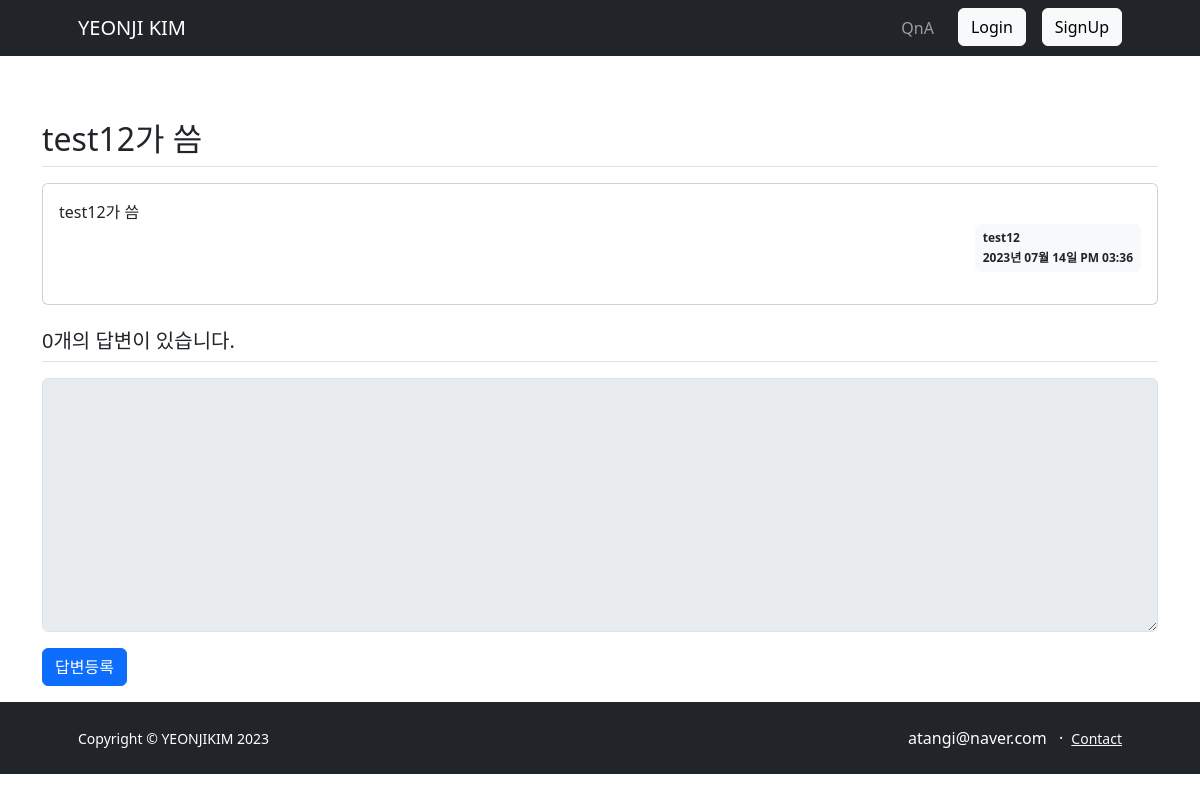
/question/detail/111/, run on an earlier commit of the app's database.
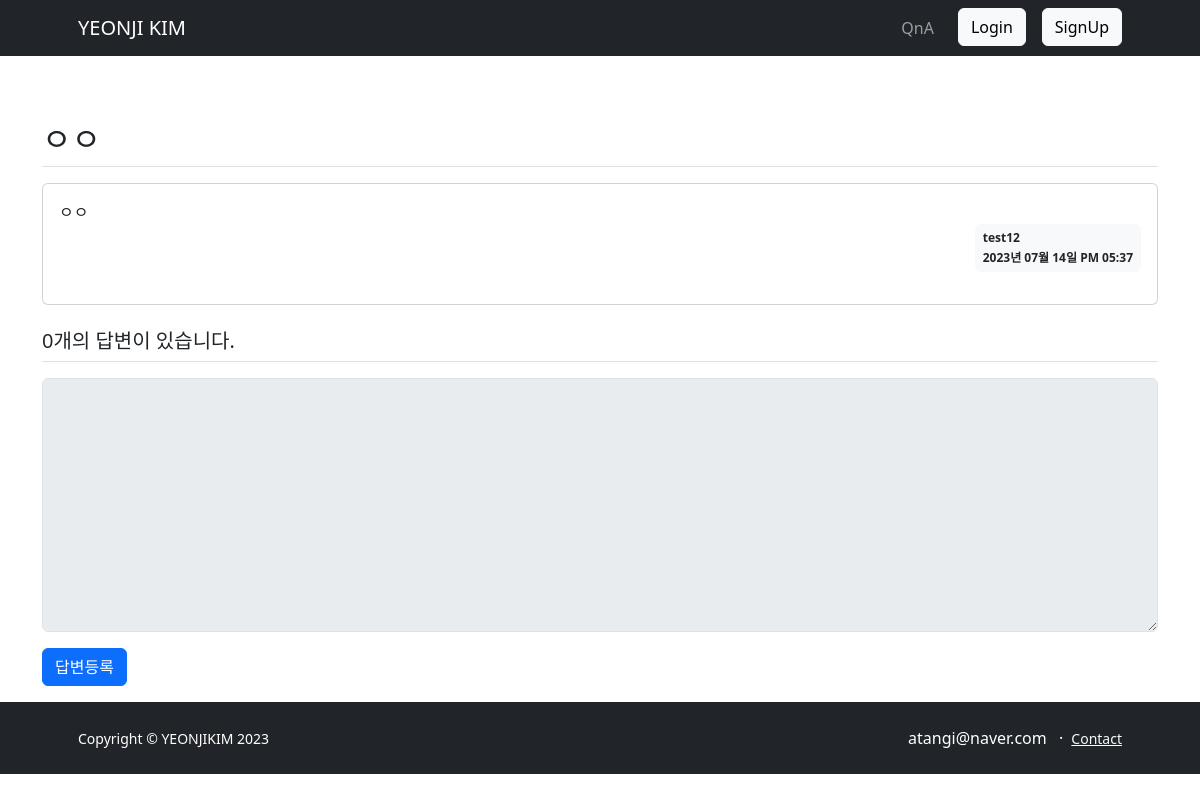
And on a later commit of the database.
### app/models.py (models this page shows)
class Question(db.Model):
    id = db.Column(db.Integer, primary_key=True)
    subject = db.Column(db.String(200), nullable=False)
    content = db.Column(db.Text(), nullable=False)
    create_date = db.Column(db.DateTime(), nullable=False)
    user_id = db.Column(db.Integer, db.ForeignKey('user.id', ondelete="CASCADE"), nullable=False)
    user = db.relationship('User', backref=db.backref('question_set'))

class User(db.Model):
    id =db.Column(db.Integer, primary_key=True)
    username = db.Column(db.String(50), unique=True, nullable=False)
    password = db.Column(db.String(50), nullable=False)
    email = db.Column(db.String(100), unique=True, nullable=False)

### app/views/question_views.py (the view)
@question.route('/detail/<int:question_id>/')
def detail(question_id):
    form = AnswerForm()
    question = Question.query.get_or_404(question_id)
    return render_template('question/question_detail.html', question=question, form=form)

### app/forms.py
class AnswerForm(FlaskForm):
    content = TextAreaField('답변 내용', validators=[DataRequired()])

### app/filter.py (called while the page is built)
def format_datetime(value, fmt='%Y년 %m월 %d일 %p %I:%M'):
    return value.strftime(fmt)

### app/views/auth_views.py (called while the page is built)
@auth.before_app_request
def load_logged_in_user():
    user_id = session.get('user_id')
    if user_id is None:
        g.user = None
    else:
        g.user = User.query.get(user_id)

### app/templates/question/question_detail.html (shortened to what this page needs)
{% extends 'base.html' %}
{% block content %}
<div class="container my-3">
    <h2 class="border-bottom py-2">{{ question.subject }}</h2>
    <div class="card my-3">
        <div class="card-body">
            <div class="card-text" style="white-space: pre-line;">{{ question.content }}</div>
            <div class="d-flex justify-content-end">
            <div class="badge bg-light text-dark p-2 text-start">
                <div class="mb-2">{{ question.user.username }}</div>
                <div>{{ question.create_date|date_time }}</div>
            </div>
        </div>
        </div>
    </div>
    <h5 class="border-bottom my-3 py-2">{{ question.answer_set|length }}개의 답변이 있습니다.</h5>
    <form action="{{ url_for('answer.create', question_id=question.id) }}" method="post" class="my-3">
        <div class="mb-3">
            <textarea {% if not g.user %}disabled{% endif %} name="content" id="content" class="form-control" rows="10"></textarea>
        </div>
        <input type="submit" value="답변등록" class="btn btn-primary">
    </form>
</div>
{% endblock %}

### app/templates/base.html (shortened to what this page needs)
<!DOCTYPE html>
<html lang="en">
<head>
    <link href="https://cdn.jsdelivr.net/npm/bootstrap@5.3.0/dist/css/bootstrap.min.css" rel="stylesheet">
</head>
<body>
<div id="header" class="py-5">
    {% include 'navbar.html' %}
</div>
{% block content %}{% endblock %}
<div id="footer" class="bg-dark py-4 mt-auto">
    <div class="container px-5">
        <div class="row align-items-center justify-content-between flex-column flex-sm-row">
            <div class="col-auto"><div class="small m-0 text-white">Copyright &copy; YEONJIKIM 2023</div></div>
            <div class="col-auto">
                <span class="text-white mx-1">atangi@naver.com</span>
                <span class="text-white mx-1">&middot;</span>
                <a class="link-light small" href="mailto:atangi@naver.com">Contact</a>
            </div>
        </div>
    </div>
</div>
</body>
</html>

### app/templates/navbar.html (shortened to what this page needs)
<nav class="navbar navbar-expand-lg navbar-dark bg-dark sticky-top">
    <div class="container px-5">
        <a class="navbar-brand" href=" {{ url_for('basic.index') }}">YEONJI KIM</a>
        <div class="collapse navbar-collapse" id="navbarSupportedContent">
            <ul class="navbar-nav ms-auto mb-2 mb-lg-0 grid gap-2 column-gap-3">
                <li class="nav-item"><a class="nav-link" href=" {{ url_for('question._list') }} ">QnA</a></li>
                {% if g.user %}
                <li class="nav-item"><a class="btn btn-light" href="{{ url_for('auth.logout')}}" role="button">Logout</a></li>
                {% else %}
                <li class="nav-item"><a class="btn btn-light" href="{{ url_for('auth.login')}}" role="button">Login</a></li>
                {% endif %}
                <li class="nav-item"><a class="btn btn-light" href="{{ url_for('auth.signup')}}" role="button">SignUp</a></li>
            </ul>
        </div>
    </div>
</nav>

### app/templates/base.html (style rules this page uses)
.navbar { overflow: hidden; background-color: #333; position: fixed; top: 0; width: 100%; }

What changed in the data, as far as the page shows it:
changed Question: subject "test12가 씀" → "ㅇㅇ"; content "test12가 씀" → "ㅇㅇ"; create_date "2023년 07월 14일 PM 03:36" → "2023년 07월 14일 PM 05:37"
